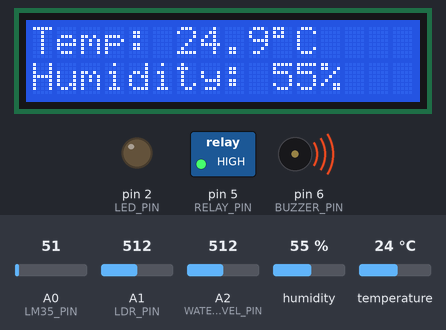
Bench run of a sketch on a simulated Arduino Uno, built with avr-gcc and run on an emulated ATmega328P. Parts: 16×2 character LCD, switched loads named in the sketch (green lamp = pin HIGH), output pins drawn as LEDs (lit = HIGH), buzzer (waves = sounding, pin HIGH). The inputs (shaded band) are chosen by the test bench; at power-on: A1 (LDR_PIN) = 512, A2 (WATER_LEVEL_PIN) = 512, humidity 55 %, A0 (LM35_PIN) = 51, temperature 24 °C. What the sketch prints to the serial monitor is not drawn.

Above: at 3.2 s.
3.3 s: A1 (LDR_PIN) set to 163
4.8 s: A1 (LDR_PIN) set to 144
At 6.9 s:
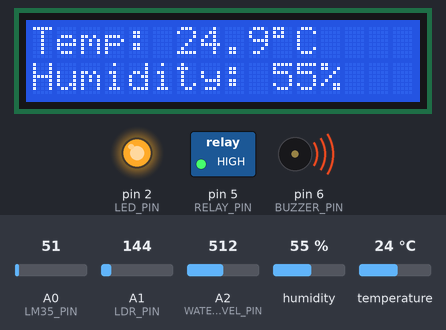
7.3 s: A2 (WATER_LEVEL_PIN) set to 489
At 9.4 s:
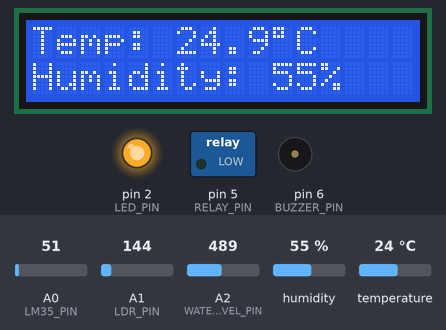
9.7 s: humidity set to 22 %
At 12.2 s:
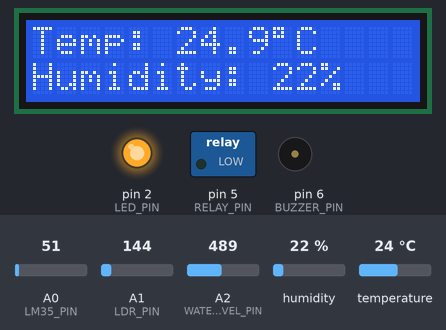
13.3 s: A0 (LM35_PIN) set to 61
At 14.9 s:
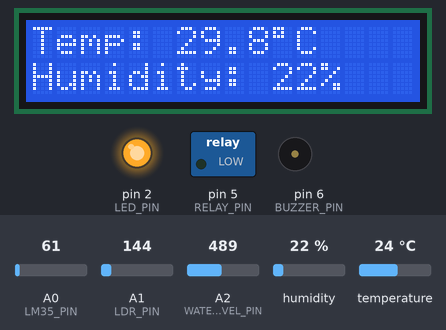
15.7 s: humidity set to 40 %
At 17.5 s:
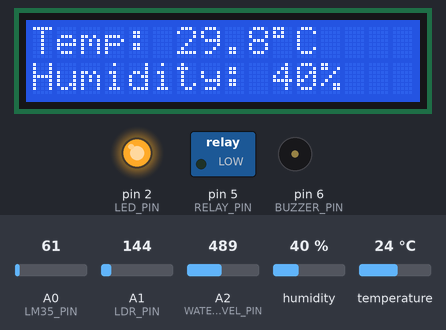
Timing chart, 0 to 19.0 s (numbered marks = the images above; inputs shaded):
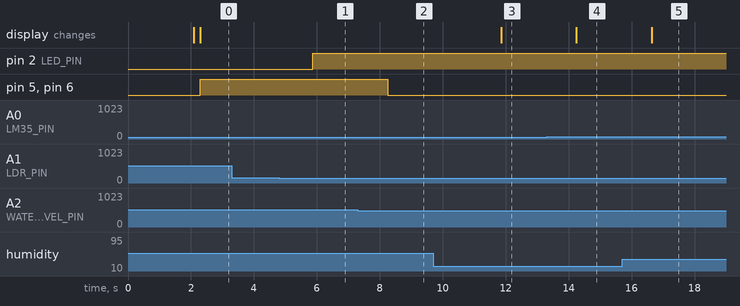

The sketch:

sketch_mar12a.ino
```cpp
#include <Wire.h>
#include <LiquidCrystal_I2C.h>
#include <DHT.h>

// Pin Definitions
const int LM35_PIN = A0;
const int LDR_PIN = A1;
const int DHT_PIN = 3;
const int WATER_LEVEL_PIN = A2; // Changed to analog input pin
const int RELAY_PIN = 5;
const int LED_PIN = 2;
const int BUZZER_PIN = 6; // New buzzer pin

#define DHT_TYPE DHT11
#define WATER_LEVEL_THRESHOLD 500  // Adjust this value as needed

// Sensor and Display Initialization
DHT dht(DHT_PIN, DHT_TYPE);
LiquidCrystal_I2C lcd(0x27, 16, 2);

void setup() {
  // Set Pin Modes
  pinMode(LED_PIN, OUTPUT);
  pinMode(RELAY_PIN, OUTPUT);
  pinMode(BUZZER_PIN, OUTPUT);

  // Initialize Display and Sensors
  lcd.init();
  lcd.backlight();
  dht.begin();
  Serial.begin(9600);

  // Startup Message
  lcd.setCursor(0, 0);
  lcd.print("System Initializing");
  delay(2000);
  lcd.clear();
}

void loop() {
  float temperature = readLM35Temperature();
  float humidity = readHumidity();
  int ldrValue = readLDRValue();
  int waterLevel = analogRead(WATER_LEVEL_PIN);

  displayTemperatureHumidity(temperature, humidity);
  controlLightBasedOnLDR(ldrValue);
  controlRelayBasedOnWaterLevel(waterLevel);
  controlBuzzerBasedOnWaterLevel(waterLevel);

  logToSerial(ldrValue, waterLevel);

  delay(1000);
}

float readLM35Temperature() {
  int total = 0;
  for (int i = 0; i < 10; i++) {
    total += analogRead(LM35_PIN);
    delay(10);
  }
  float average = total / 10.0;
  float voltage = average * (5.0 / 1023.0);
  return voltage * 100.0; // LM35 conversion
}

float readHumidity() {
  float h = dht.readHumidity();
  return isnan(h) ? 0 : h;
}

int readLDRValue() {
  int total = 0;
  for (int i = 0; i < 10; i++) {
    total += analogRead(LDR_PIN);
    delay(5);
  }
  return total / 10;
}

void controlLightBasedOnLDR(int ldrValue) {
  digitalWrite(LED_PIN, ldrValue > 150 ? LOW : HIGH);
}

void controlRelayBasedOnWaterLevel(int waterLevel) {
  digitalWrite(RELAY_PIN, waterLevel > WATER_LEVEL_THRESHOLD ? HIGH : LOW);
}

void controlBuzzerBasedOnWaterLevel(int waterLevel) {
  digitalWrite(BUZZER_PIN, waterLevel > WATER_LEVEL_THRESHOLD ? HIGH : LOW);
}

void displayTemperatureHumidity(float temp, float humidity) {
  lcd.setCursor(0, 0);
  lcd.print("Temp: ");
  lcd.print(temp, 1);
  lcd.print((char)223);
  lcd.print("C   ");

  lcd.setCursor(0, 1);
  lcd.print("Humidity: ");
  lcd.print(humidity, 0);
  lcd.print("%   ");
}

void logToSerial(int ldrValue, int waterLevel) {
  Serial.print("LDR: ");
  Serial.print(ldrValue);
  Serial.print(" | Water Level: ");
  Serial.print(waterLevel);
  Serial.print(" | Status: ");
  Serial.println(waterLevel > WATER_LEVEL_THRESHOLD ? "HIGH" : "LOW");
}
```

Measured:
- the behaviour switches between 151 and 150 on A1 (LDR_PIN) (found by bisection; images 0 and 1)
- the behaviour switches between 501 and 500 on A2 (WATER_LEVEL_PIN) (found by bisection; images 1 and 2)
- after the input at 3.3 s, every drawn part: stays the same
- after the input at 4.8 s, pin 2 (LED_PIN): LOW → HIGH after 1.1 s
- after the input at 7.3 s, pin 5 (RELAY_PIN), pin 6 (BUZZER_PIN): HIGH → LOW after 0.96 s
- after the input at 9.7 s, the display: changes after 2.2 s (image 3)
- after the input at 13.3 s, the display: changes after 0.94 s (image 4)
- after the input at 15.7 s, the display: changes after 0.93 s (image 5)
